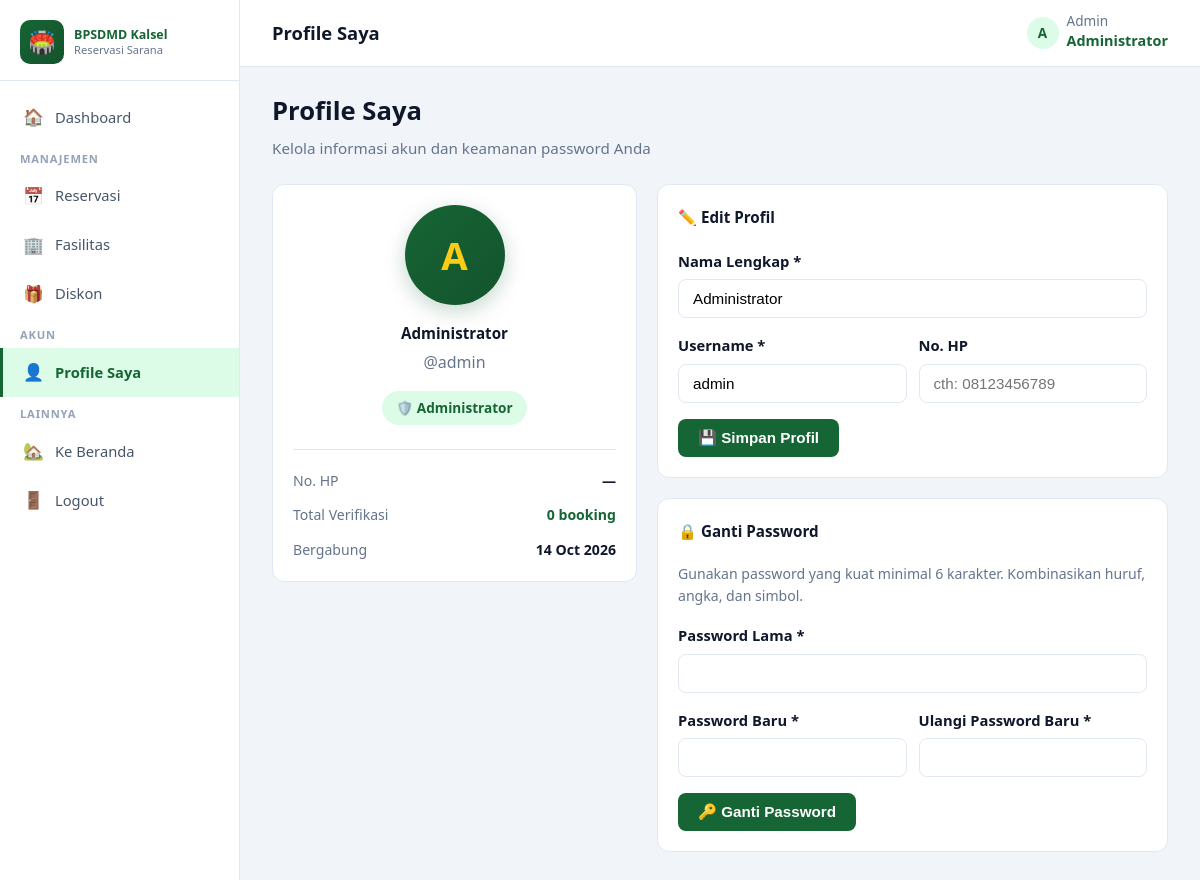
Screenshot of /pages/admin/profile.php (signed in) with the database file from the repository.
### tables this page shows
CREATE TABLE `users` (
  `id` int(11) NOT NULL,
  `username` varchar(50) NOT NULL,
  `password` varchar(255) NOT NULL,
  `nama_lengkap` varchar(100) NOT NULL,
  `role` enum('admin','petugas') NOT NULL,
  `no_hp` varchar(20) DEFAULT NULL,
  `aktif` tinyint(1) DEFAULT 1,
  `created_at` timestamp NOT NULL DEFAULT current_timestamp()
);

### includes/functions.php (called while the page is built, shortened)
<?php
function e($str) { return htmlspecialchars($str ?? '', ENT_QUOTES, 'UTF-8'); }

### pages/admin/profile.php (the view, shortened to what this page needs)
<?php
require_once __DIR__ . '/../../includes/auth.php';
$user_id = $_SESSION['user_id'];
$user = $conn->query("SELECT * FROM users WHERE id=$user_id")->fetch_assoc();
$totalVerif = $conn->query("SELECT COUNT(*) c FROM booking WHERE verified_by=$user_id")->fetch_assoc()['c'];
?>
<div class="welcome">
  <h1>Profile Saya</h1>
  <p>Kelola informasi akun dan keamanan password Anda</p>
</div>
<div style="display:grid;grid-template-columns:1fr 1.4fr;gap:20px;" class="profile-grid">
  <div>
    <div class="chart-card" style="text-align:center;">
      <div style="width:100px;height:100px;border-radius:50%;margin:0 auto 16px;
                  background:linear-gradient(135deg,#166534,#14532d);color:#facc15;
                  display:flex;align-items:center;justify-content:center;
                  font-size:2.4rem;font-weight:800;box-shadow:0 6px 20px rgba(22,101,52,.25);">
        <?= strtoupper(substr($user['nama_lengkap'],0,1)) ?>
      </div>
      <h3 style="margin:0 0 4px 0;"><?= e($user['nama_lengkap']) ?></h3>
      <p style="color:#64748b;margin:0 0 16px 0;">@<?= e($user['username']) ?></p>
      <span class="badge badge-success" style="font-size:.85rem;padding:6px 14px;">
        🛡️ Administrator
      </span>
      <div style="margin-top:24px;padding-top:20px;border-top:1px solid #e2e8f0;text-align:left;">
        <div style="display:flex;justify-content:space-between;margin-bottom:12px;">
          <span style="color:#64748b;font-size:.88rem;">No. HP</span>
          <strong style="font-size:.88rem;"><?= e($user['no_hp'] ?: '—') ?></strong>
        </div>
        <div style="display:flex;justify-content:space-between;margin-bottom:12px;">
          <span style="color:#64748b;font-size:.88rem;">Total Verifikasi</span>
          <strong style="font-size:.88rem;color:#166534;"><?= $totalVerif ?> booking</strong>
        </div>
        <div style="display:flex;justify-content:space-between;">
          <span style="color:#64748b;font-size:.88rem;">Bergabung</span>
          <strong style="font-size:.88rem;"><?= date('d M Y', strtotime($user['created_at'])) ?></strong>
        </div>
      </div>
    </div>
  </div>
  <div>
    <div class="chart-card" style="margin-bottom:20px;">
      <h3 style="margin-top:0;">✏️ Edit Profil</h3>
      <form method="POST">
        <div class="form-group">
          <label>Nama Lengkap *</label>
          <input type="text" name="nama_lengkap" class="form-control" required
                 value="<?= e($user['nama_lengkap']) ?>">
        </div>
        <div style="display:grid;grid-template-columns:1fr 1fr;gap:12px;">
          <div class="form-group">
            <label>Username *</label>
            <input type="text" name="username" class="form-control" required
                   value="<?= e($user['username']) ?>">
          </div>
          <div class="form-group">
            <label>No. HP</label>
            <input type="text" name="no_hp" class="form-control"
                   value="<?= e($user['no_hp'] ?? '') ?>" placeholder="cth: 08123456789">
          </div>
        </div>
        <button class="btn btn-primary">💾 Simpan Profil</button>
      </form>
    </div>
    <div class="chart-card">
      <h3 style="margin-top:0;">🔒 Ganti Password</h3>
      <p style="color:#64748b;font-size:.88rem;margin-bottom:16px;">
        Gunakan password yang kuat minimal 6 karakter. Kombinasikan huruf, angka, dan simbol.
      </p>
      <form method="POST">
        <div class="form-group">
          <label>Password Lama *</label>
          <input type="password" name="password_lama" class="form-control" required>
        </div>
        <div style="display:grid;grid-template-columns:1fr 1fr;gap:12px;">
          <div class="form-group">
            <label>Password Baru *</label>
            <input type="password" name="password_baru" class="form-control" required minlength="6">
          </div>
          <div class="form-group">
            <label>Ulangi Password Baru *</label>
            <input type="password" name="password_ulang" class="form-control" required minlength="6">
          </div>
        </div>
        <button class="btn btn-primary">🔑 Ganti Password</button>
      </form>
    </div>
  </div>
</div>
<?php
require_once __DIR__ . '/../../includes/dashboard_layout.php';

### assets/css/style.css (style rules this page uses)
:root { --primary:#166534; --primary-dark:#14532d; --accent:#facc15; --bg:#f8fafc; --card:#ffffff; --text:#0f172a; --muted:#64748b; --border:#e2e8f0; --danger:#dc2626; --success:#16a34a; --warning:#f59e0b; }
* { box-sizing:border-box;margin:0;padding:0; }
body { font-family:'Segoe UI',system-ui,sans-serif;background:var(--bg);color:var(--text);line-height:1.6; }
.badge { display:inline-block;padding:2px 10px;border-radius:20px;font-size:.78rem;font-weight:600; }
.badge-success { background:#dcfce7;color:#166534; }
.form-group { margin-bottom:16px; }
.form-group label { display:block;font-weight:600;margin-bottom:6px;font-size:.92rem; }
.form-control { width:100%;padding:10px 14px;border:1px solid var(--border);border-radius:8px;font-size:.95rem;transition:.2s; }
.btn { display:inline-block;padding:10px 20px;border:none;border-radius:8px;font-weight:600;cursor:pointer;font-size:.95rem;transition:.2s; }
.btn-primary { background:var(--primary);color:#fff; }

### assets/css/dashboard.css (style rules this page uses)
.dash-body { display: flex; min-height: 100vh; background: #f1f5f9; margin: 0; }
.welcome { margin-bottom: 24px; }
.welcome h1 { font-size: 1.6rem; color: #0f172a; margin: 0 0 4px 0; }
.welcome p { color: #64748b; font-size: .95rem; margin: 0; }
.chart-card { background: #fff; border: 1px solid #e2e8f0; border-radius: 12px; padding: 20px; }
.chart-card h3 { font-size: .95rem; color: #0f172a; margin: 0 0 20px 0; font-weight: 700; }

### rows the page displays
users: nama_lengkap "A", nama_lengkap "Administrator", username "admin", no_hp "—", created_at "14 Oct 2026"

### other values shown
$icon "🏠 📅 🏢 🎁 👤 🏡 🚪"
$label "Dashboard Reservasi Fasilitas Diskon Profile Saya Ke Beranda Logout"
$title "Profile Saya"
substr($nama,0,1) "A"
$nama "Administrator"
$totalVerif "0"
